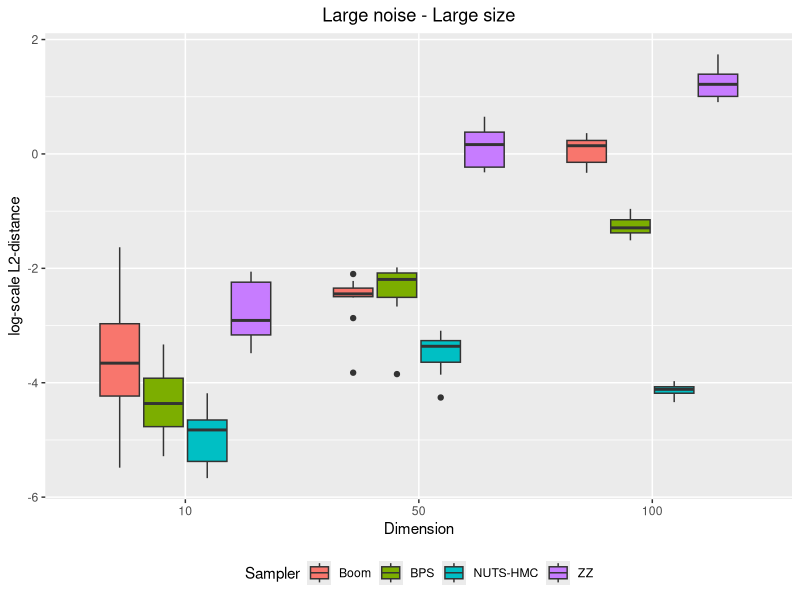

R code for this plot:
# plot by number of dimensions
library(ggplot2)

distances_bk_d10_n1000_slar = read.csv("distances_bk_d10_n1000_slar.csv")
distances_zz_d10_n1000_slar = read.csv("distances_zz_d10_n1000_slar.csv")
distances_hmc_d10_n1000_slar = read.csv("distances_hmc_d10_n1000_slar.csv")
distances_bps_d10_n1000_slar = read.csv("distances_bps_d10_n1000_slar.csv")
distances_bk_d50_n1000_slar = read.csv("distances_bk_d50_n1000_slar.csv")
distances_zz_d50_n1000_slar = read.csv("distances_zz_d50_n1000_slar.csv")
distances_hmc_d50_n1000_slar = read.csv("distances_hmc_d50_n1000_slar.csv")
distances_bps_d50_n1000_slar = read.csv("distances_bps_d50_n1000_slar.csv")
distances_bk_d100_n10000_slar = read.csv("distances_bk_d100_n10000_slar.csv")
distances_zz_d100_n10000_slar = read.csv("distances_zz_d100_n10000_slar.csv")
distances_hmc_d100_n10000_slar = read.csv("distances_hmc_d100_n10000_slar.csv")
distances_bps_d100_n10000_slar = read.csv("distances_bps_d100_n10000_slar.csv")

#dataframe creation 
distances_d10 = c(distances_bk_d10_n1000_slar$X0,distances_bps_d10_n1000_slar$X0,distances_zz_d10_n1000_slar$X0,distances_hmc_d10_n1000_slar$X0)
distances_d50 = c(distances_bk_d50_n1000_slar$X0,distances_bps_d50_n1000_slar$X0,distances_zz_d50_n1000_slar$X0,distances_hmc_d50_n1000_slar$X0)
distances_d100 = c(distances_bk_d100_n10000_slar$X0,distances_bps_d100_n10000_slar$X0,distances_zz_d100_n10000_slar$X0,distances_hmc_d100_n10000_slar$X0)
distances_val = log(c(distances_d10, distances_d50, distances_d100))
distances = c("10", "50", "100")
d_val = rep(distances, each=40)
samplers = c("Boom", "BPS", "ZZ", "NUTS-HMC")
s_val = c(rep(samplers, each=10),rep(samplers, each=10),rep(samplers, each=10))

df = data.frame(d_val, distances_val, s_val)

#plot 
png("distances_by_dimension_nlar_slar.png", units="in", width=5, height=5, res=600)
ggplot(df, aes(x=factor(d_val, level=c("10", "50", "100")), y=distances_val, fill=s_val)) + 
  geom_boxplot() + xlab("Dimension") + ylab("log-scale L2-distance") + ggtitle("Large noise - Large size")+ labs(fill='Sampler') + theme(plot.title = element_text(hjust = 0.5), legend.position="bottom")
dev.off()
